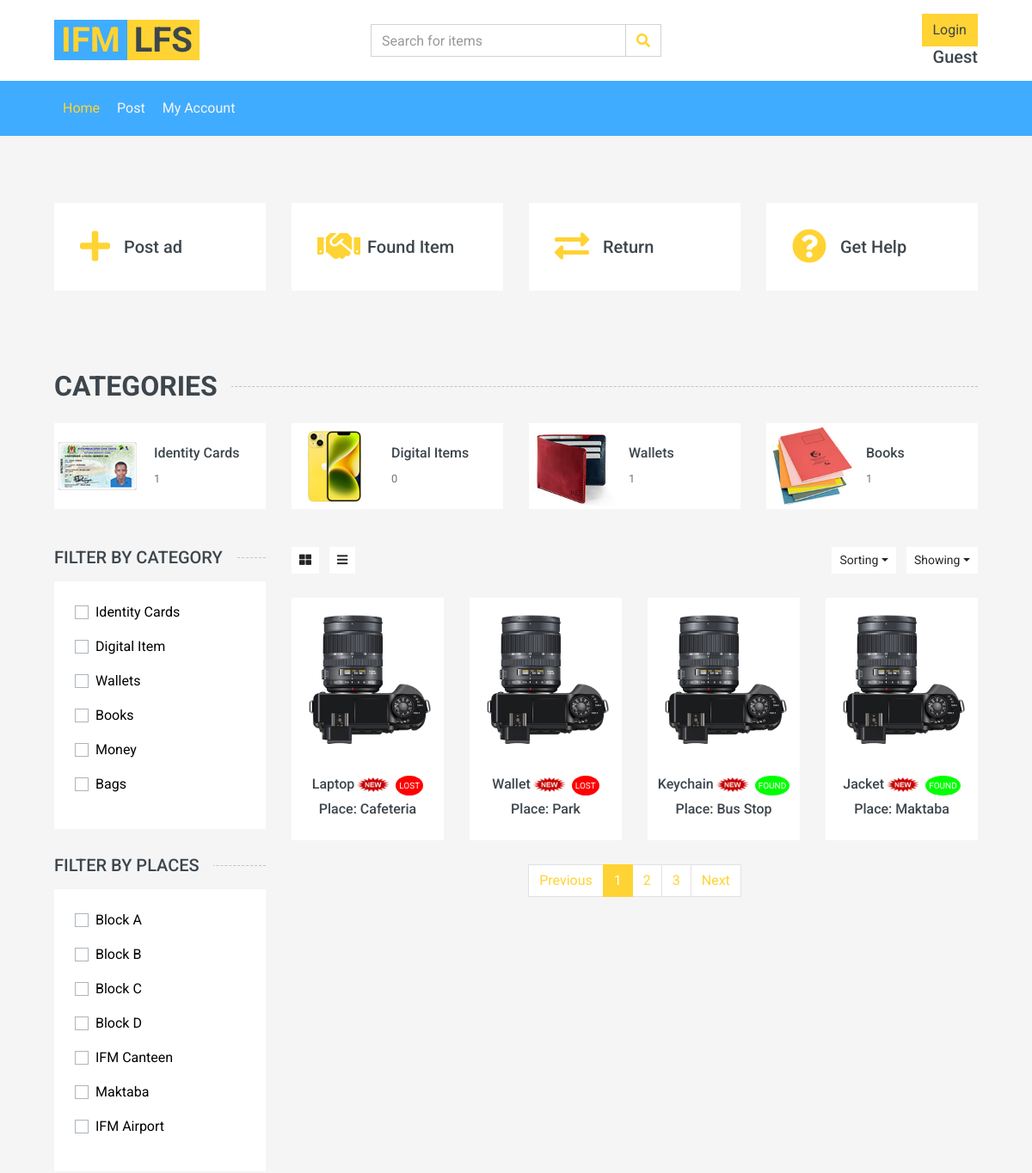
The page /search.php (upper part) on the database as committed earlier.
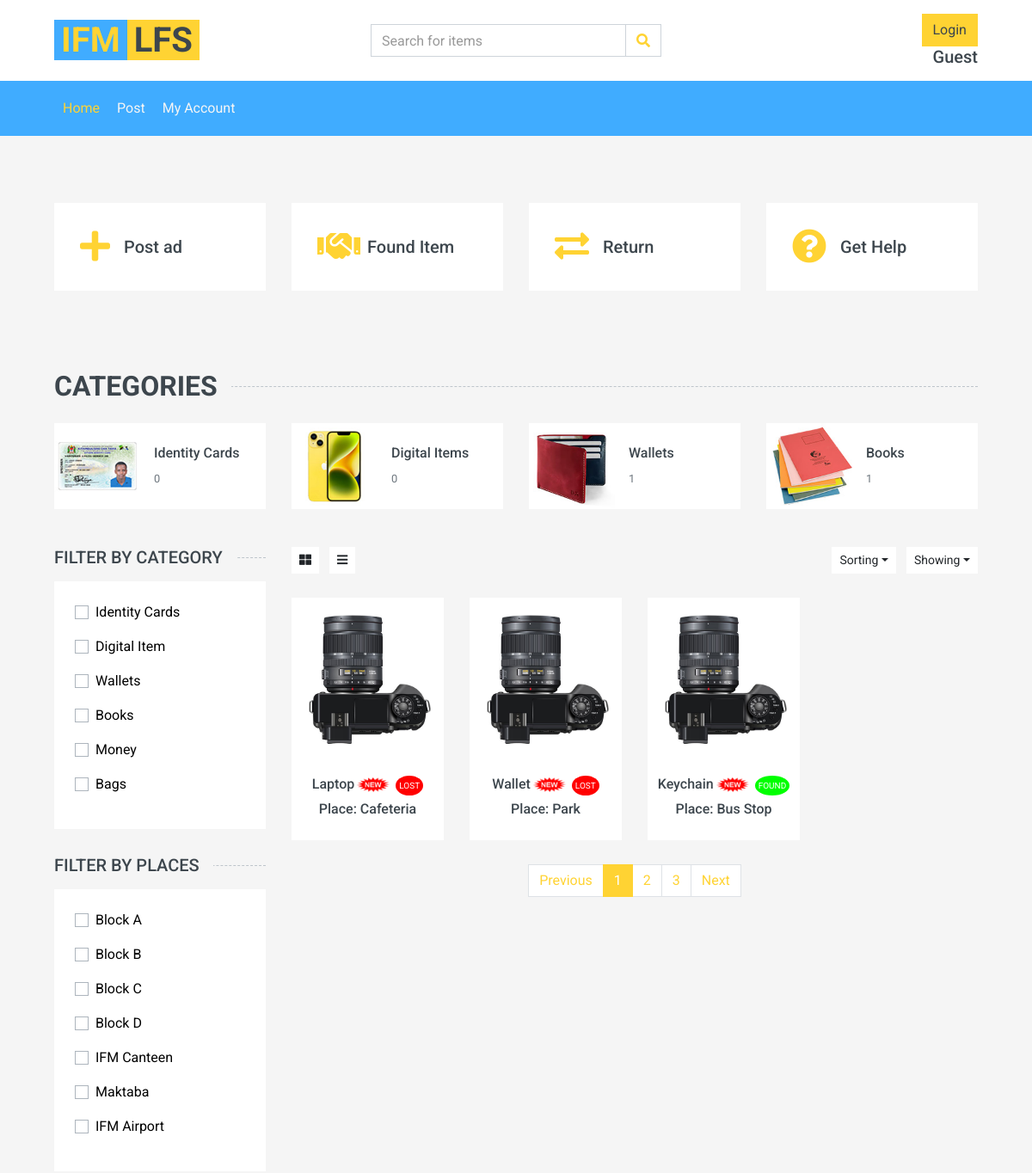
The same page on the database as committed later.
### tables this page shows
CREATE TABLE `categories` (
  `id` int(11) NOT NULL AUTO_INCREMENT,
  `category_name` varchar(50) NOT NULL,
  `link` varchar(50) NOT NULL,
  PRIMARY KEY (`id`)
);

CREATE TABLE `places` (
  `id` int(11) NOT NULL AUTO_INCREMENT,
  `place_name` varchar(50) NOT NULL,
  PRIMARY KEY (`id`)
);

CREATE TABLE `items` (
  `item_id` int(11) NOT NULL AUTO_INCREMENT,
  `item_name` varchar(255) DEFAULT NULL,
  `category` varchar(255) DEFAULT NULL,
  `description` varchar(255) DEFAULT NULL,
  `postedby` int(11) DEFAULT NULL,
  `location_found` varchar(255) DEFAULT NULL,
  `location_lost` varchar(255) DEFAULT NULL,
  `date_found` varchar(255) DEFAULT NULL,
  `date_lost` varchar(255) DEFAULT NULL,
  `owner_name` varchar(255) DEFAULT NULL,
  `owner_contact` varchar(255) DEFAULT NULL,
  `claimed` tinyint(1) DEFAULT NULL,
  `type` varchar(255) DEFAULT NULL,
  `claimed_by` varchar(255) DEFAULT NULL,
  `claimed_date` date DEFAULT NULL,
  `image` varchar(50) DEFAULT NULL,
  PRIMARY KEY (`item_id`),
  KEY `postedby` (`postedby`),
  CONSTRAINT `items_ibfk_1` FOREIGN KEY (`postedby`) REFERENCES `users` (`id`)
);

### search.php (the view, shortened to what the changed rows need)
<!DOCTYPE html>
<html lang="en">
<head>
    <link href="https://cdnjs.cloudflare.com/ajax/libs/font-awesome/5.10.0/css/all.min.css" rel="stylesheet">
    <link href="lib/animate/animate.min.css" rel="stylesheet">
    <link href="lib/owlcarousel/assets/owl.carousel.min.css" rel="stylesheet">
    <link href="css/style.css" rel="stylesheet">
</head>
<body>
    <div class="container-fluid pt-5">
        <div class="row px-xl-5 pb-3">
            <div class="col-lg-3 col-md-6 col-sm-12 pb-1">
                <div class="d-flex align-items-center bg-light mb-4" style="padding: 30px;">
                    <a href="post.php"><h1 class="fa fa-plus text-primary m-0 mr-3"></h1></a>
                </div>
            </div>
            <div class="col-lg-3 col-md-6 col-sm-12 pb-1">
                <div class="d-flex align-items-center bg-light mb-4" style="padding: 30px;">
                    <a href="#"><h1 class="fa fa-handshake text-primary m-0 mr-2"></h1></a>
                </div>
            </div>
            <div class="col-lg-3 col-md-6 col-sm-12 pb-1">
                <div class="d-flex align-items-center bg-light mb-4" style="padding: 30px;">
                    <a href="#"><h1 class="fas fa-exchange-alt text-primary m-0 mr-3"></h1></a>
                </div>
            </div>
            <div class="col-lg-3 col-md-6 col-sm-12 pb-1">
                <div class="d-flex align-items-center bg-light mb-4" style="padding: 30px;">
                    <a href="#"><h1 class="fa fa-question-circle text-primary m-0 mr-3"></h1></a>
                </div>
            </div>
        </div>
    </div>
    <div class="container-fluid pt-5">
        <h2 class="section-title position-relative text-uppercase mx-xl-5 mb-4"><span class="bg-secondary pr-3">Categories</span></h2>
        <div class="row px-xl-5 pb-3">
            <div class="col-lg-3 col-md-4 col-sm-6 pb-1">
                <a class="text-decoration-none" href="">
                    <div class="cat-item img-zoom d-flex align-items-center mb-4">
                        <div class="flex-fill pl-3">
                            <h6>Identity Cards</h6>
                            <?php
                            include 'helpers/dbcon.inc.php';
                            $sql = "SELECT COUNT(item_id) AS count FROM items WHERE category = 'Identity Cards'";
                            $result = $conn->query($sql);
                            if($result)
                                $row = $result->fetch_assoc();
                                $count = $row['count'];
                                echo '<small class="text-body">'.$count.'</small>';
                            ?>
                        </div>
                    </div>
                </a>
            </div>
        </div>
    </div>
    <div class="container-fluid">
        <div class="row px-xl-5">
            <div class="col-lg-3 col-md-4">
                <div class="bg-light p-4 mb-30">
                    <form>
                    <?php
                    include 'helpers/dbcon.inc.php';
                    $query = "SELECT * FROM categories";
                    $res = $conn->query($query);
                    while($row = mysqli_fetch_assoc($res)){
                        $category_name = $row['category_name'];
                        echo '<div class="custom-control custom-checkbox d-flex align-items-center justify-content-between mb-3">
                        <a href="#" style="color:black"><label class="custom-control-label" for="price-all">'.$category_name.'</label></a>
                        </div>';
                    }
                    ?>
                    </form>
                </div>
                <div class="bg-light p-4 mb-30">
                    <form>
                    <?php
                    include 'helpers/dbcon.inc.php';
                    $query = "SELECT * FROM places";
                    $res = $conn->query($query);
                    while($row = mysqli_fetch_assoc($res)){
                        $place = $row['place_name'];
                        echo '<div class="custom-control custom-checkbox d-flex align-items-center justify-content-between mb-3">
                        <a href="#" style="color:black"><label class="custom-control-label" for="price-all">'.$place.'</label></a>
                        </div>';
                    }
                    ?>
                    </form>
                </div>
            </div>
            <div class="col-lg-9 col-md-8">
                <div class="row pb-3">
                    <?php
        include 'helpers/dbcon.inc.php';
        $search = $_GET['query'];
        $page = isset($_GET['page']) ? $_GET['page'] : 1;
        $itemsPerPage = 8;
        $offset = ($page - 1) * $itemsPerPage;
        $query = "SELECT * FROM items WHERE item_name LIKE '%$search%' LIMIT $itemsPerPage OFFSET $offset";
        $res = $conn->query($query);
        while($row = mysqli_fetch_assoc($res)){
            $badg = '';
            if($row["type"] === 'Found'){
                $badg = '<span class="found-badge">Found</span>';
            }else if($row["type"] === 'Lost'){
                $badg = '<span class="lost-badge">Lost</span>';
            }
            echo '<div class="col-lg-3 col-md-4 col-sm-6 pb-1">
                <div class="product-item bg-light mb-4">
                    <div class="product-img position-relative overflow-hidden">
                        <img class="img-fluid w-100" src="' . $row["image"] .' " alt="">
                        <div class="product-action">
                            <a class="btn btn-outline-dark btn-square" href="detail.php?id='.$row["item_id"].'"><i class="fa fa-search"></i></a>
                        </div>
                    </div>
                    <div class="text-center py-4">
                        <a class="h6 text-decoration-none text-truncate" href="">' . $row["item_name"] .'<img src="img/new_flash.gif" width="44px" height="33px"> </a>'.$badg.'<br>
                        <a class="h6 text-decoration-none text-truncate" href="">' . 'Place: '.$row["location_found"] .' </a>
                    </div>
                </div>
            </div>';
        }
            ?>
                </div>
            </div>
        </div>
    </div>
</body>
</html>

Rows that differ between the two databases and show on the page:
removed items: image (picture), item_name "Jacket", type "FOUND", location_found "Maktaba"
Other text that changed with them:
$count: "1" → "0"
